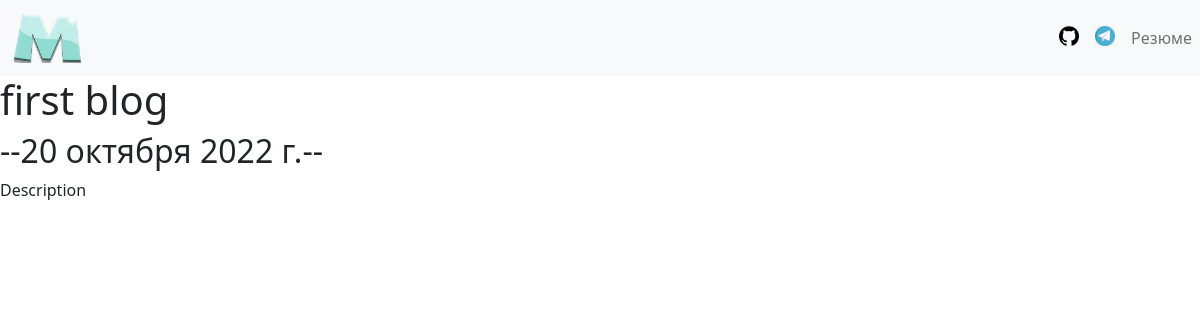
The page /blog/1/ on the database as committed earlier.
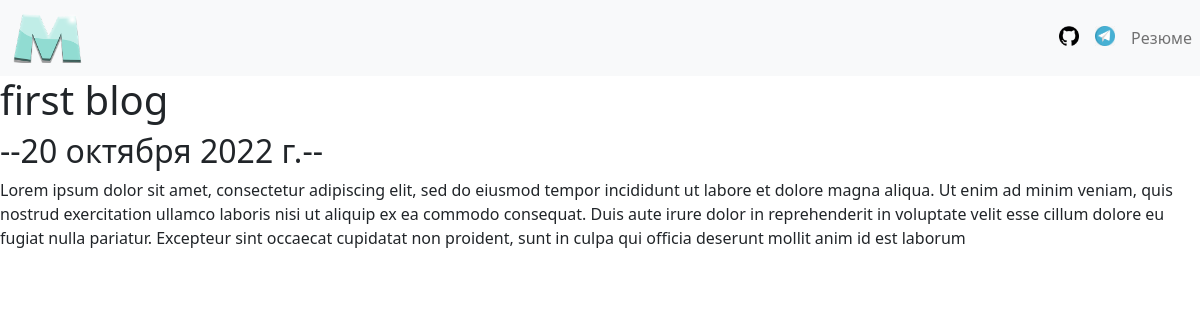
The same page on the database as committed later.
### blog/models.py (models this page shows, shortened)
class Blog(models.Model):
    title = models.CharField(max_length=200)
    description = models.TextField()
    date = models.DateField()

### blog/views.py (the view)
# urls.py: path('<int:blog_id>/', views.detail, name='detail'),
def detail(request, blog_id):
    blog = get_object_or_404(Blog, pk=blog_id)
    return render(request, 'blog/detail.html', {'blog': blog})

### blog/templates/blog/detail.html
{% extends 'portfolio/base.html' %}
{% block content %}
    <h1>{{ blog.title }}</h1>
    <h2>--{{ blog.date}}--</h2>
    {{blog.description}}
{% endblock %}

Rows that differ between the two databases and show on the page:
changed Blog "first blog": description "Description" → "Lorem ipsum dolor sit amet, consectetur adipiscing elit, sed do eiusmod tempor incididunt ut labore et dolore magna aliqua. Ut enim ad minim veniam, quis nostrud exercitation ullamco laboris nisi ut aliquip ex ea commodo consequat. Duis aute irure dolor in reprehenderit in voluptate velit esse cillum dolore eu fugiat nulla pariatur. Excepteur sint occaecat cupidatat non proident, sunt in culpa qui officia deserunt mollit anim id est laborum"
